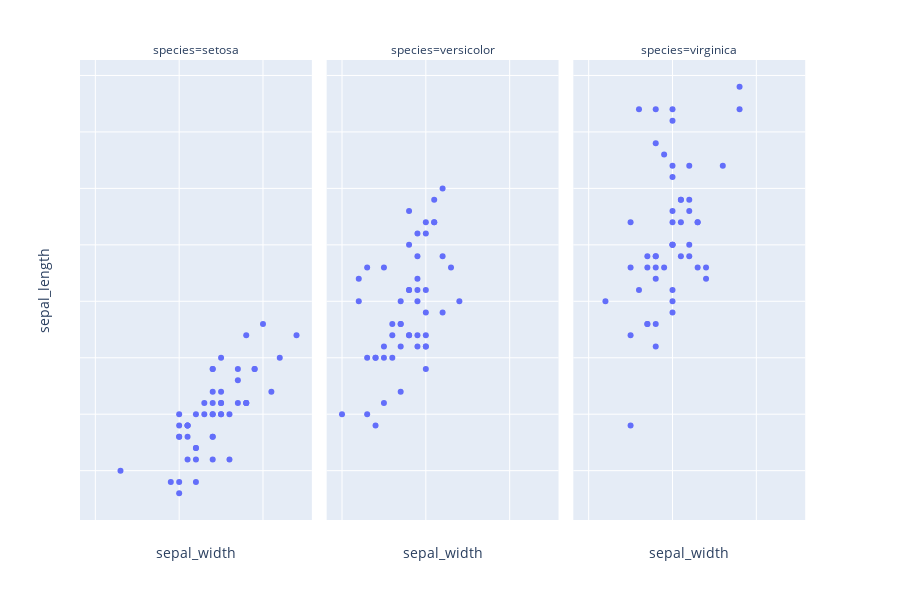

Notebook cell for this chart:
### Markdown cell above
<h5 id="Toggling-axis-labels">Toggling axis labels<a class="anchor-link" href="#Toggling-axis-labels">¶</a></h5><p>The axis tick mark labels can be disabled by setting the <code>showticklabels</code> axis property to <code>False</code>.</p>
<p>Here is an example of disabling tick labels in all subplots for a faceted figure created using plotly express.</p>

### Code cell
import plotly.express as px
iris = px.data.iris()

fig = px.scatter(iris, x="sepal_width", y="sepal_length", facet_col="species")
fig.update_xaxes(showticklabels=False)
fig.update_yaxes(showticklabels=False)

fig.show()

### Figure 1 — Plotly figure (JSON) as saved in the notebook; plotly's stock layout.template omitted (floating-point values rounded to 4 significant figures)
{"data": [{"hoverlabel": {"namelength": 0}, "hovertemplate": "species=setosa<br>sepal_width=%{x}<br>sepal_length=%{y}", "legendgroup": "", "marker": {"color": "#636efa", "symbol": "circle"}, "mode": "markers", "name": "", "showlegend": false, "type": "scatter", "x": [3.5, 3, 3.2, 3.1, 3.6, 3.9, 3.4, 3.4, 2.9, 3.1, 3.7, 3.4, 3, 3, 4, 4.4, 3.9, 3.5, 3.8, 3.8, 3.4, 3.7, 3.6, 3.3, 3.4, 3, 3.4, 3.5, 3.4, 3.2, 3.1, 3.4, 4.1, 4.2, 3.1, 3.2, 3.5, 3.1, 3, 3.4, 3.5, 2.3, 3.2, 3.5, 3.8, 3, 3.8, 3.2, 3.7, 3.3], "xaxis": "x", "y": [5.1, 4.9, 4.7, 4.6, 5, 5.4, 4.6, 5, 4.4, 4.9, 5.4, 4.8, 4.8, 4.3, 5.8, 5.7, 5.4, 5.1, 5.7, 5.1, 5.4, 5.1, 4.6, 5.1, 4.8, 5, 5, 5.2, 5.2, 4.7, 4.8, 5.4, 5.2, 5.5, 4.9, 5, 5.5, 4.9, 4.4, 5.1, 5, 4.5, 4.4, 5, 5.1, 4.8, 5.1, 4.6, 5.3, 5], "yaxis": "y"}, {"hoverlabel": {"namelength": 0}, "hovertemplate": "species=versicolor<br>sepal_width=%{x}<br>sepal_length=%{y}", "legendgroup": "", "marker": {"color": "#636efa", "symbol": "circle"}, "mode": "markers", "name": "", "showlegend": false, "type": "scatter", "x": [3.2, 3.2, 3.1, 2.3, 2.8, 2.8, 3.3, 2.4, 2.9, 2.7, 2, 3, 2.2, 2.9, 2.9, 3.1, 3, 2.7, 2.2, 2.5, 3.2, 2.8, 2.5, 2.8, 2.9, 3, 2.8, 3, 2.9, 2.6, 2.4, 2.4, 2.7, 2.7, 3, 3.4, 3.1, 2.3, 3, 2.5, 2.6, 3, 2.6, 2.3, 2.7, 3, 2.9, 2.9, 2.5, 2.8], "xaxis": "x2", "y": [7, 6.4, 6.9, 5.5, 6.5, 5.7, 6.3, 4.9, 6.6, 5.2, 5, 5.9, 6, 6.1, 5.6, 6.7, 5.6, 5.8, 6.2, 5.6, 5.9, 6.1, 6.3, 6.1, 6.4, 6.6, 6.8, 6.7, 6, 5.7, 5.5, 5.5, 5.8, 6, 5.4, 6, 6.7, 6.3, 5.6, 5.5, 5.5, 6.1, 5.8, 5, 5.6, 5.7, 5.7, 6.2, 5.1, 5.7], "yaxis": "y2"}, {"hoverlabel": {"namelength": 0}, "hovertemplate": "species=virginica<br>sepal_width=%{x}<br>sepal_length=%{y}", "legendgroup": "", "marker": {"color": "#636efa", "symbol": "circle"}, "mode": "markers", "name": "", "showlegend": false, "type": "scatter", "x": [3.3, 2.7, 3, 2.9, 3, 3, 2.5, 2.9, 2.5, 3.6, 3.2, 2.7, 3, 2.5, 2.8, 3.2, 3, 3.8, 2.6, 2.2, 3.2, 2.8, 2.8, 2.7, 3.3, 3.2, 2.8, 3, 2.8, 3, 2.8, 3.8, 2.8, 2.8, 2.6, 3, 3.4, 3.1, 3, 3.1, 3.1, 3.1, 2.7, 3.2, 3.3, 3, 2.5, 3, 3.4, 3], "xaxis": "x3", "y": [6.3, 5.8, 7.1, 6.3, 6.5, 7.6, 4.9, 7.3, 6.7, 7.2, 6.5, 6.4, 6.8, 5.7, 5.8, 6.4, 6.5, 7.7, 7.7, 6, 6.9, 5.6, 7.7, 6.3, 6.7, 7.2, 6.2, 6.1, 6.4, 7.2, 7.4, 7.9, 6.4, 6.3, 6.1, 7.7, 6.3, 6.4, 6, 6.9, 6.7, 6.9, 5.8, 6.8, 6.7, 6.7, 6.3, 6.5, 6.2, 5.9], "yaxis": "y3"}], "layout": {"annotations": [{"font": {}, "showarrow": false, "text": "species=setosa", "x": 0.1567, "xanchor": "center", "xref": "paper", "y": 1, "yanchor": "bottom", "yref": "paper"}, {"font": {}, "showarrow": false, "text": "species=versicolor", "x": 0.49, "xanchor": "center", "xref": "paper", "y": 1, "yanchor": "bottom", "yref": "paper"}, {"font": {}, "showarrow": false, "text": "species=virginica", "x": 0.8233, "xanchor": "center", "xref": "paper", "y": 1, "yanchor": "bottom", "yref": "paper"}], "height": 600, "legend": {"tracegroupgap": 0}, "margin": {"t": 60}, "xaxis": {"anchor": "y", "domain": [0, 0.3133], "showticklabels": false, "title": {"text": "sepal_width"}}, "xaxis2": {"anchor": "y2", "domain": [0.3333, 0.6467], "matches": "x", "showticklabels": false, "title": {"text": "sepal_width"}}, "xaxis3": {"anchor": "y3", "domain": [0.6667, 0.98], "matches": "x", "showticklabels": false, "title": {"text": "sepal_width"}}, "yaxis": {"anchor": "x", "domain": [0, 1], "showticklabels": false, "title": {"text": "sepal_length"}}, "yaxis2": {"anchor": "x2", "domain": [0, 1], "matches": "y", "showticklabels": false}, "yaxis3": {"anchor": "x3", "domain": [0, 1], "matches": "y", "showticklabels": false}}}
